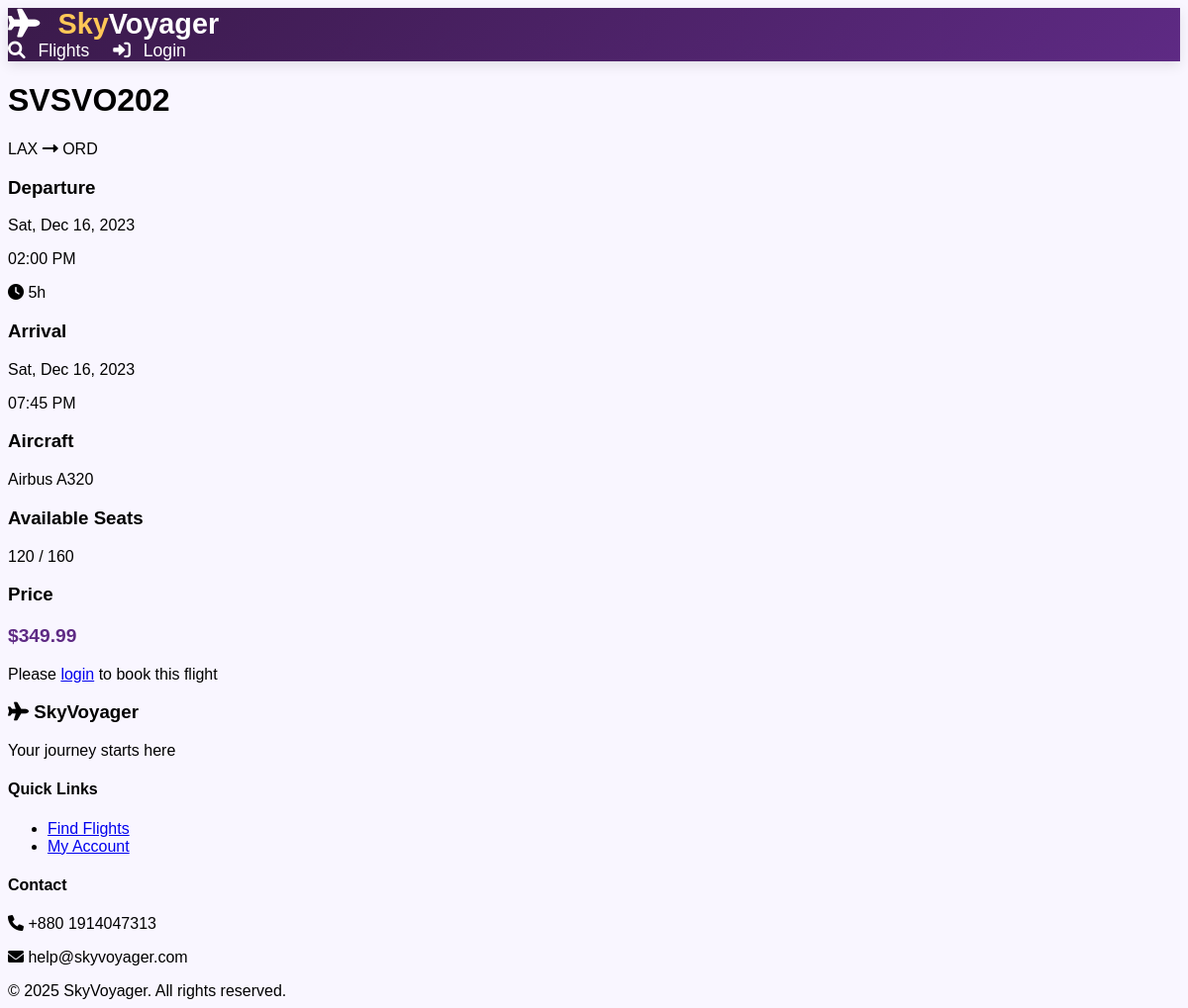
Page /flights/view.php?id=2 on the committed database.
### tables this page shows
CREATE TABLE `flight_schedule` (
  `flight_id` int(11) NOT NULL,
  `airline_code` char(2) NOT NULL,
  `flight_number` varchar(6) NOT NULL,
  `origin_code` char(3) NOT NULL,
  `destination_code` char(3) NOT NULL,
  `departure_utc` datetime NOT NULL,
  `arrival_utc` datetime NOT NULL,
  `duration_minutes` smallint(6) DEFAULT NULL,
  `aircraft_type` varchar(20) DEFAULT NULL,
  `base_price` decimal(10,2) NOT NULL,
  `seats_total` int(11) NOT NULL,
  `seats_remaining` int(11) NOT NULL,
  `is_active` tinyint(1) DEFAULT 1
);

### flights/view.php (the view, shortened to what this page needs)
<?php
require_once '../includes/config.php';
require_once '../includes/header.php';
$flight_id = isset($_GET['id']) ? (int)$_GET['id'] : 0;
try {
    $stmt = $conn->prepare("
        SELECT *,
               TIMESTAMPDIFF(HOUR, departure_utc, arrival_utc) AS duration_hours,
               DATE_FORMAT(departure_utc, '%a, %b %e, %Y') AS departure_date,
               DATE_FORMAT(departure_utc, '%h:%i %p') AS departure_time,
               DATE_FORMAT(arrival_utc, '%a, %b %e, %Y') AS arrival_date,
               DATE_FORMAT(arrival_utc, '%h:%i %p') AS arrival_time
        FROM flight_schedule
        WHERE flight_id = ? AND is_active = TRUE
    ");
    $stmt->execute([$flight_id]);
    $flight = $stmt->fetch();
} catch(PDOException $e) {
    die("Error loading flight details");
}
?>
<div class="flight-details">
    <div class="flight-header">
        <h1><?= $flight['airline_code'] . $flight['flight_number'] ?></h1>
        <div class="route">
            <span class="airport"><?= $flight['origin_code'] ?></span>
            <i class="fas fa-long-arrow-alt-right"></i>
            <span class="airport"><?= $flight['destination_code'] ?></span>
        </div>
    </div>
    <div class="flight-timings">
        <div class="timing-block">
            <h3>Departure</h3>
            <p class="date"><?= $flight['departure_date'] ?></p>
            <p class="time"><?= $flight['departure_time'] ?></p>
        </div>
        <div class="duration">
            <i class="fas fa-clock"></i>
            <span><?= $flight['duration_hours'] ?>h</span>
        </div>
        <div class="timing-block">
            <h3>Arrival</h3>
            <p class="date"><?= $flight['arrival_date'] ?></p>
            <p class="time"><?= $flight['arrival_time'] ?></p>
        </div>
    </div>
    <div class="flight-info">
        <div class="info-card">
            <h3>Aircraft</h3>
            <p><?= $flight['aircraft_type'] ?? 'Boeing 737' ?></p>
        </div>
        <div class="info-card">
            <h3>Available Seats</h3>
            <p><?= $flight['seats_remaining'] ?> / <?= $flight['seats_total'] ?></p>
        </div>
        <div class="info-card">
            <h3>Price</h3>
            <p class="price">$<?= number_format($flight['base_price'], 2) ?></p>
        </div>
    </div>
    <?php if(isset($_SESSION['user_id'])): ?>
        <a href="/skyvoyager-airline/bookings/create.php?flight_id=<?= $flight_id ?>" class="btn btn-book">Book Now</a>
    <?php else: ?>
        <div class="login-prompt">
            <p>Please <a href="/skyvoyager-airline/account/login.php">login</a> to book this flight</p>
        </div>
    <?php endif; ?>
</div>
<?php require_once '../includes/footer.php'; ?>

### assets/css/style.css (style rules this page uses)
:root { --primary-purple: #5e2a84; --secondary-purple: #8a4f7d; --light-purple: #e2d4f0; --dark-purple: #3a1a4a; --accent: #ffc857; --text-dark: #2d2d2d; --text-light: #f8f9fa; }
body { font-family: 'Poppins', sans-serif; background-color: #f9f6ff; }
.price { font-weight: bold; color: var(--primary-purple); font-size: 1.2rem; }

### rows in the picture
flight_schedule: airline_code "SV", flight_number "SVO202", origin_code "LAX", destination_code "ORD", aircraft_type "Airbus A320", seats_remaining "120", seats_total "160", base_price "349.99"

### other values in the picture
$flight['departure_date'] "Sat, Dec 16, 2023"
$flight['departure_time'] "02:00 PM"
$flight['duration_hours'] "5"
$flight['arrival_date'] "Sat, Dec 16, 2023"
$flight['arrival_time'] "07:45 PM"
